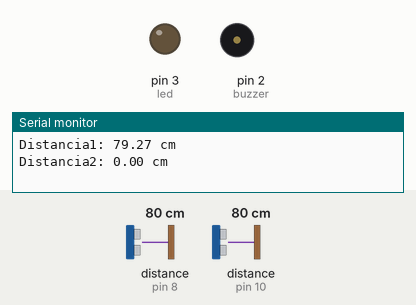
Simulated run of this sketch. Board: Arduino Uno, built with avr-gcc and run on an emulated ATmega328P. Parts: output pins drawn as LEDs (lit = HIGH), buzzer (waves = sounding, pin HIGH), the last lines printed to the serial monitor. Wiring (inferred from the names in the program): 2 × ultrasonic range finder: trigger pin 7, echo pin 8 / trigger pin 9, echo pin 10. The inputs (shaded band) are chosen by the test bench; at power-on: distance to the obstacle (sensors on pin 10, pin 8) 80 cm. The echo pulse lasts 58.3 µs per cm; pins used as bus, display or sensor lines are not drawn.

Above: at 2.1 s.
2.2 s: distance to the obstacle (sensor on pin 10) set to 5 cm
4.8 s: distance to the obstacle (sensor on pin 10) set to 2 cm
At 7.4 s:
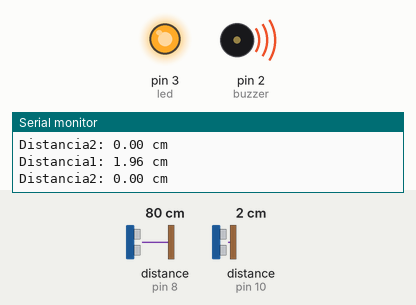
7.7 s: distance to the obstacle (sensor on pin 10) set to 4 cm
At 9.7 s:
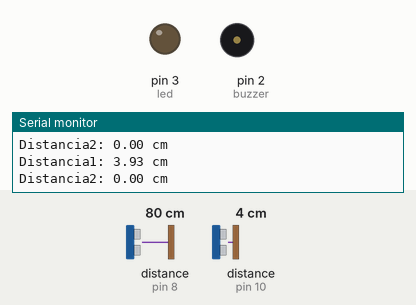
Timing chart, 0 to 11.2 s (numbered marks = the images above; inputs shaded):
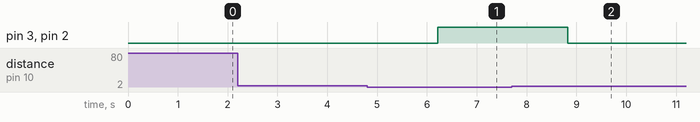

Measured:
- the behaviour switches between 4 and 3 cm on distance to the obstacle (sensor on pin 10) (found by bisection; images 0 and 1)
- after the input at 4.8 s, pin 3 (led), pin 2 (buzzer): LOW → HIGH after 1.4 s
- after the input at 7.7 s, pin 3 (led), pin 2 (buzzer): HIGH → LOW after 1.1 s

The sketch:

SensoresUltrasonicos1Micro.ino
```cpp
// Definición de pines
const int led       = 3;  // LED indicador conectado al pin digital 3
const int buzzer    = 2;  // Buzzer activo conectado al pin digital 2
const int trigPin1  = 9;  // Trigger del sensor ultrasónico 1 en pin 9
const int echoPin1  = 10; // Echo del sensor ultrasónico 1 en pin 10
const int trigPin2  = 7;  // Trigger del sensor ultrasónico 2 en pin 7
const int echoPin2  = 8;  // Echo del sensor ultrasónico 2 en pin 8

void setup() {
  Serial.begin(9600);         // Inicia comunicación serial a 9600 baudios

  // Configuración de pines de los sensores HC-SR04
  pinMode(trigPin1, OUTPUT);  // Trigger 1 como salida
  pinMode(echoPin1, INPUT);   // Echo 1 como entrada
  pinMode(trigPin2, OUTPUT);  // Trigger 2 como salida
  pinMode(echoPin2, INPUT);   // Echo 2 como entrada

  // Configuración de pines de salida para alarma
  pinMode(buzzer, OUTPUT);    // Buzzer como salida
  pinMode(led, OUTPUT);       // LED como salida

  // Aseguramos estado inicial apagado
  digitalWrite(buzzer, LOW);
  digitalWrite(led, LOW);
}

void loop() {
  // —— 1) Generar pulso de disparo en ambos sensores ——
  digitalWrite(trigPin1, LOW);   // Asegura nivel LOW antes del pulso
  digitalWrite(trigPin2, LOW);
  delayMicroseconds(2);          // Pausa corta para estabilizar

  digitalWrite(trigPin1, HIGH);  // Inicia pulso HIGH de 10 µs
  digitalWrite(trigPin2, HIGH);
  delayMicroseconds(10);         // Duración mínima requerida
  digitalWrite(trigPin1, LOW);   // Fin del pulso
  digitalWrite(trigPin2, LOW);

  // —— 2) Medir duración del pulso de eco ——
  long duration1 = pulseIn(echoPin1, HIGH); // Tiempo (µs) para sensor 1
  long duration2 = pulseIn(echoPin2, HIGH); // Tiempo (µs) para sensor 2

  // —— 3) Calcular distancia en centímetros ——
  // Velocidad del sonido ≈ 0.034 cm/µs; dividimos entre 2 por ida y vuelta
  float distance1 = duration1 * 0.034 / 2;
  float distance2 = duration2 * 0.034 / 2;

  // —— 4) Mostrar distancias por el Monitor Serial ——
  Serial.print("Distancia1: ");
  Serial.print(distance1);
  Serial.println(" cm");

  Serial.print("Distancia2: ");
  Serial.print(distance2);
  Serial.println(" cm");
  Serial.println(); // Línea en blanco para separar lecturas

  // —— 5) Lógica de alarma ——
  // Si el objeto está a ≤15 cm del sensor 1
  // y la diferencia entre distancias es <3 cm, activamos alarma
  if (distance1 <= 15 && abs(distance1 - distance2) < 3) {
    digitalWrite(buzzer, HIGH);  // Enciende buzzer
    digitalWrite(led, HIGH);     // Enciende LED
  } else {
    digitalWrite(buzzer, LOW);   // Apaga buzzer
    digitalWrite(led, LOW);      // Apaga LED
  }

  // —— 6) Pequeña pausa antes de la próxima medición ——
  delay(300); // 300 ms
}
```
